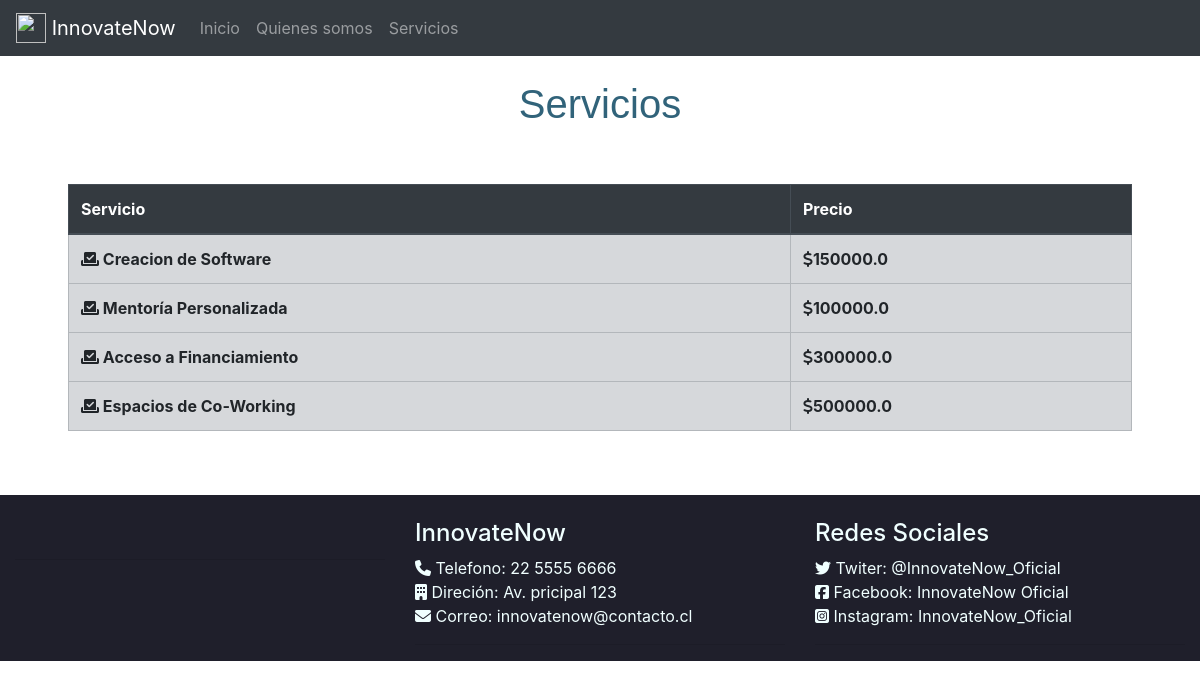
/services, run on the app's committed database.
### core/models.py (models this page shows, shortened)
class Navbar(models.Model):
    name = models.CharField(max_length=100)
    url = models.CharField(max_length=255)

class Service(models.Model):
    name = models.CharField(max_length=255)
    price = models.FloatField(max_length=255, default=100)

### core/views.py (the view)
# urls.py: path('services', services, name='services'),
def services(request):
    navs = Navbar.objects.all()
    services = Service.objects.all()
    context = {
        'navs': navs,
        'services': services
    }
    return render(request, 'core/services.html', context)

### core/templates/core/services.html (shortened to what this page needs)
<!DOCTYPE html>
<html lang="en">
<head>
  <link rel="stylesheet" href="https://cdn.jsdelivr.net/npm/bootstrap@4.6.2/dist/css/bootstrap.min.css"
>
</head>
<body>
<nav class="navbar navbar-expand-lg navbar-dark bg-dark">
  <a class="navbar-brand" href="#">
      <img src="https://images.wikidexcdn.net/mwuploads/wikidex/thumb/1/18/latest/20221006153617/Team_Star.png/800px-Team_Star.png" width="30" height="30" class="d-inline-block align-top" alt=""> InnovateNow
  </a>
<div class="collapse navbar-collapse" id="navbarNav">
<ul class="navbar-nav">
  {% for nav in navs %}
  <li class="nav-item ">
    <a class="nav-link" href=" {{ nav.url }} ">{{ nav.name }}</a>
  </li>
  {%endfor%}
</ul>
</div>
</nav>
<div class="container">
  <div class="row my-4">
    <div class="col-lg-12">
      <h1 style="text-align: center; color: rgb(49, 99, 122); font-family: Impact, Haettenschweiler, 'Arial Narrow Bold', sans-serif; font-size: 200 px;"> Servicios</h1>
    </div>
  </div>
</div>
<div class="container">
  <div class="row my-5 mx-2">
    <div class="col-lg-12">
      <table class="table table-bordered table-secondary">
        <thead class="thead-dark">
          <tr>
            <th scope="col">Servicio</th>
            <th scope="col">Precio</th>
          </tr>
        </thead>
        <tbody>
          {% for service in services %}
          <tr>
            <th scope="row"> <i class="fa-solid fa-check-to-slot"> </i>  {{ service.name }}</th>
            <th scope="row"><i class="fa-solid fa-dollar-sign"></i>{{ service.price }}</th>
          </tr>
          {% endfor %}
        </tbody>
      </table>
    </div>
  </div>
</div>
<div class="container-fluid">
  <div class="row" style="background-color: rgb(31, 31, 43); margin: 10 px;">
    <div class="col-lg-4 text-center">
      <br>
      <hr>
    </div>
    <div class="col-lg-4">
      <br>
      <h4 style="color: azure;">InnovateNow</h4>
      <ul class="list-unstyled" style="color: azure;">
        <li><i class="fa-solid fa-phone"></i> Telefono: 22 5555 6666</li>
        <li><i class="fa-solid fa-building"></i> Direción: Av. pricipal 123</li>
        <li><i class="fa-solid fa-envelope"></i> Correo: innovatenow@contacto.cl </li>
      </ul>
      <hr>
    </div>
    <div class="col-lg-4">
      <br>
      <h4 style="color: azure;">Redes Sociales</h4>
      <ul class="list-unstyled" style="color: azure;">
        <li><i class="fa-brands fa-twitter"></i> Twiter: @InnovateNow_Oficial</li>
        <li><i class="fa-brands fa-square-facebook"></i> Facebook: InnovateNow Oficial</li>
        <li><i class="fa-brands fa-square-instagram"></i> Instagram: InnovateNow_Oficial </li>
      </ul>
      <hr>
    </div>
  </div>
</div>
</body>
</html>

### data on the page
Navbar: name "Inicio"
Navbar: name "Quienes somos"
Navbar: name "Servicios"
Service: name "Creacion de Software", price "150000.0"
Service: name "Mentoría Personalizada", price "100000.0"
Service: name "Acceso a Financiamiento", price "300000.0"
Service: name "Espacios de Co-Working", price "500000.0"
